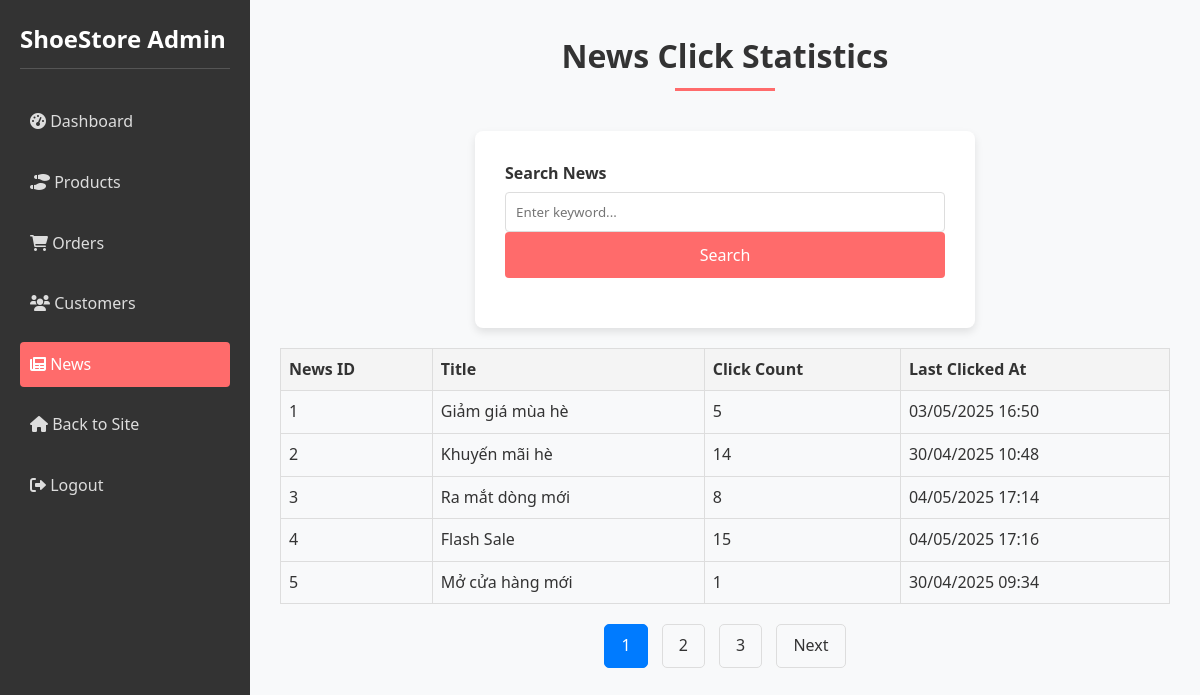
The app's page /index.php?controller=adminNews&action=stats (signed in) with its own data.
### tables this page shows
CREATE TABLE `news_clicks` (
  `click_id` int(11) NOT NULL,
  `news_id` int(11) NOT NULL,
  `click_count` int(11) DEFAULT 0,
  `last_clicked_at` timestamp NOT NULL DEFAULT current_timestamp() ON UPDATE current_timestamp()
);

CREATE TABLE `news` (
  `NewsID` int(11) NOT NULL,
  `Title` varchar(200) DEFAULT NULL,
  `Description` text DEFAULT NULL,
  `Content` text DEFAULT NULL,
  `AdminID` int(11) DEFAULT NULL,
  `thumbnail` varchar(255) DEFAULT NULL,
  `DateCreated` datetime DEFAULT current_timestamp(),
  `news_type` varchar(50) DEFAULT 'normal',
  `promotion_id` int(11) DEFAULT NULL
);

### controllers/AdminNewsController.php (called while the page is built, shortened)
<?php
require_once 'models/NewsModel.php';
class AdminNewsController {
    private $newsModel;
    public function __construct() {
        $this->newsModel = new NewsModel();
    }
    public function stats() {
        $search = isset($_GET['search']) ? trim($_GET['search']) : '';
        $limit = 5;
        $page = isset($_GET['page']) ? (int)$_GET['page'] : 1;
        $offset = ($page - 1) * $limit;
        $clickStats = $this->newsModel->getClickStats($search, $limit, $offset);
        $totalStats = $this->newsModel->getClickStatsCount($search);
        $totalPages = ceil($totalStats / $limit);
        require_once 'views/admin/components/header.php';
        require_once 'views/admin/pages/news-stats.php';
        require_once 'views/admin/components/admin_footer.php';
    }
}

### index.php (called while the page is built, shortened)
<?php
spl_autoload_register(function ($class_name) {
    $controllerPath = 'controllers/' . $class_name . '.php';
    $modelPath = 'models/' . $class_name . '.php';
});
$action = isset($_GET['action']) ? preg_replace('/[^a-zA-Z0-9]/', '', $_GET['action']) : 'index';
$controllerInstance = new $controllerClass();
$controllerInstance->$action();

### models/Database.php (called while the page is built)
<?php
class Database {
    private $host = 'localhost';
    private $db_name = 'shoes';
    private $username = 'root';
    private $password = '123456789';
    private $pdo;
    public function __construct() {
        try {
            $this->pdo = new PDO(
                "mysql:host=$this->host;dbname=$this->db_name;charset=utf8mb4",
                $this->username,
                $this->password
            );
            $this->pdo->setAttribute(PDO::ATTR_ERRMODE, PDO::ERRMODE_EXCEPTION);
        } catch (PDOException $e) {
            die("Connection failed: " . $e->getMessage());
        }
    }
    public function getConnection() {
        return $this->pdo;
    }
}

### models/NewsModel.php (called while the page is built, shortened)
<?php
class NewsModel {
    private $db;
    public function __construct() {
        $database = new Database();
        $this->db = $database->getConnection();
    }
    public function getClickStats($search = '', $limit = 10, $offset = 0) {
        $query = "SELECT n.NewsID, n.Title, nc.click_count, nc.last_clicked_at
                  FROM news n
                  LEFT JOIN news_clicks nc ON n.NewsID = nc.news_id";
        $query .= " LIMIT :limit OFFSET :offset";
        $stmt = $this->db->prepare($query);
        $stmt->bindValue(':limit', (int)$limit, PDO::PARAM_INT);
        $stmt->bindValue(':offset', (int)$offset, PDO::PARAM_INT);
        $stmt->execute();
        return $stmt->fetchAll(PDO::FETCH_ASSOC);
    }
    public function getClickStatsCount($search = '') {
        $query = "SELECT COUNT(*) FROM news n";
        $stmt = $this->db->prepare($query);
        $stmt->execute();
        return $stmt->fetchColumn();
    }
}

### views/admin/pages/news-stats.php (the view, shortened to what this page needs)
<div class="section-title">
    <h2>News Click Statistics</h2>
</div>
<form method="get" action="" class="form-container">
    <div class="form-group">
        <label for="search">Search News</label>
        <input type="text" id="search" name="search" value="<?php echo htmlspecialchars($search); ?>" placeholder="Enter keyword...">
        <button type="submit" class="form-btn">Search</button>
    </div>
</form>
<div class="news-stats">
    <table>
        <thead>
            <tr>
                <th>News ID</th>
                <th>Title</th>
                <th>Click Count</th>
                <th>Last Clicked At</th>
            </tr>
        </thead>
        <tbody>
            <?php foreach ($clickStats as $stat): ?>
                <tr>
                    <td><?php echo $stat['NewsID']; ?></td>
                    <td><?php echo htmlspecialchars($stat['Title']); ?></td>
                    <td><?php echo $stat['click_count'] ?? 0; ?></td>
                    <td><?php echo $stat['last_clicked_at'] ? date('d/m/Y H:i', strtotime($stat['last_clicked_at'])) : '-'; ?></td>
                </tr>
            <?php endforeach; ?>
        </tbody>
    </table>
</div>
<div class="pagination">
    <?php if ($totalPages > 1): ?>
        <?php for ($i = 1; $i <= $totalPages; $i++): ?>
            <a href="/shoesWebsite/index.php?controller=adminNews&action=stats&search=<?php echo urlencode($search); ?>&page=<?php echo $i; ?>" <?php echo $i === $page ? 'class="active"' : ''; ?>><?php echo $i; ?></a>
        <?php endfor; ?>
        <?php if ($page < $totalPages): ?>
            <a href="/shoesWebsite/index.php?controller=adminNews&action=stats&search=<?php echo urlencode($search); ?>&page=<?php echo $page + 1; ?>">Next</a>
        <?php endif; ?>
    <?php endif; ?>
</div>
<?php require_once 'views/admin/components/admin_footer.php'; ?>

### assets/css/style.css (style rules this page uses)
* { margin: 0; padding: 0; box-sizing: border-box; font-family: "Segoe UI", Tahoma, Geneva, Verdana, sans-serif; }
body { background-color: #f8f9fa; color: #333; line-height: 1.6; }
a { text-decoration: none; color: #333; }
.section-title { text-align: center; margin-bottom: 40px; }
.section-title h2 { font-size: 32px; color: #333; position: relative; display: inline-block; padding-bottom: 10px; }
.section-title h2::after { content: ""; position: absolute; bottom: 0; left: 50%; transform: translateX(-50%); width: 100px; height: 3px; background-color: #ff6b6b; }
.form-container { max-width: 500px; margin: 0 auto; background-color: white; padding: 30px; border-radius: 8px; box-shadow: 0 4px 8px rgba(0, 0, 0, 0.1); }
.form-group { margin-bottom: 20px; }
.form-group label { display: block; margin-bottom: 5px; font-weight: bold; }
.form-group input { width: 100%; padding: 10px; border: 1px solid #ddd; border-radius: 4px; }
.form-btn { width: 100%; padding: 12px; background-color: #ff6b6b; color: white; border: none; border-radius: 4px; cursor: pointer; font-size: 16px; }
table { width: 100%; border-collapse: collapse; margin-top: 20px; }
table th, table td { padding: 12px 15px; text-align: left; border-bottom: 1px solid #ddd; }
table th { background-color: #f8f9fa; font-weight: bold; }

### views/admin/pages/news-stats.php (style rules this page uses)
.news-stats table { width: 100%; border-collapse: collapse; margin-top: 20px; }
.news-stats th, .news-stats td { border: 1px solid #ddd; padding: 8px; text-align: left; }
.news-stats th { background-color: #f4f4f4; }
.pagination { margin-top: 20px; text-align: center; }
.pagination a { display: inline-block; padding: 8px 16px; margin: 0 5px; border: 1px solid #ddd; text-decoration: none; color: #333; border-radius: 5px; }
.pagination a.active { background-color: #007bff; color: white; border-color: #007bff; }

### records on screen
news_clicks: news.NewsID "1", news.Title "Giảm giá mùa hè", click_count "5", last_clicked_at "03/05/2025 16:50"
news_clicks: news.NewsID "2", news.Title "Khuyến mãi hè", click_count "14", last_clicked_at "30/04/2025 10:48"
news_clicks: news.NewsID "3", news.Title "Ra mắt dòng mới", click_count "8", last_clicked_at "04/05/2025 17:14"
news_clicks: news.NewsID "4", news.Title "Flash Sale", click_count "15", last_clicked_at "04/05/2025 17:16"
news_clicks: news.NewsID "5", news.Title "Mở cửa hàng mới", click_count "1", last_clicked_at "30/04/2025 09:34"
